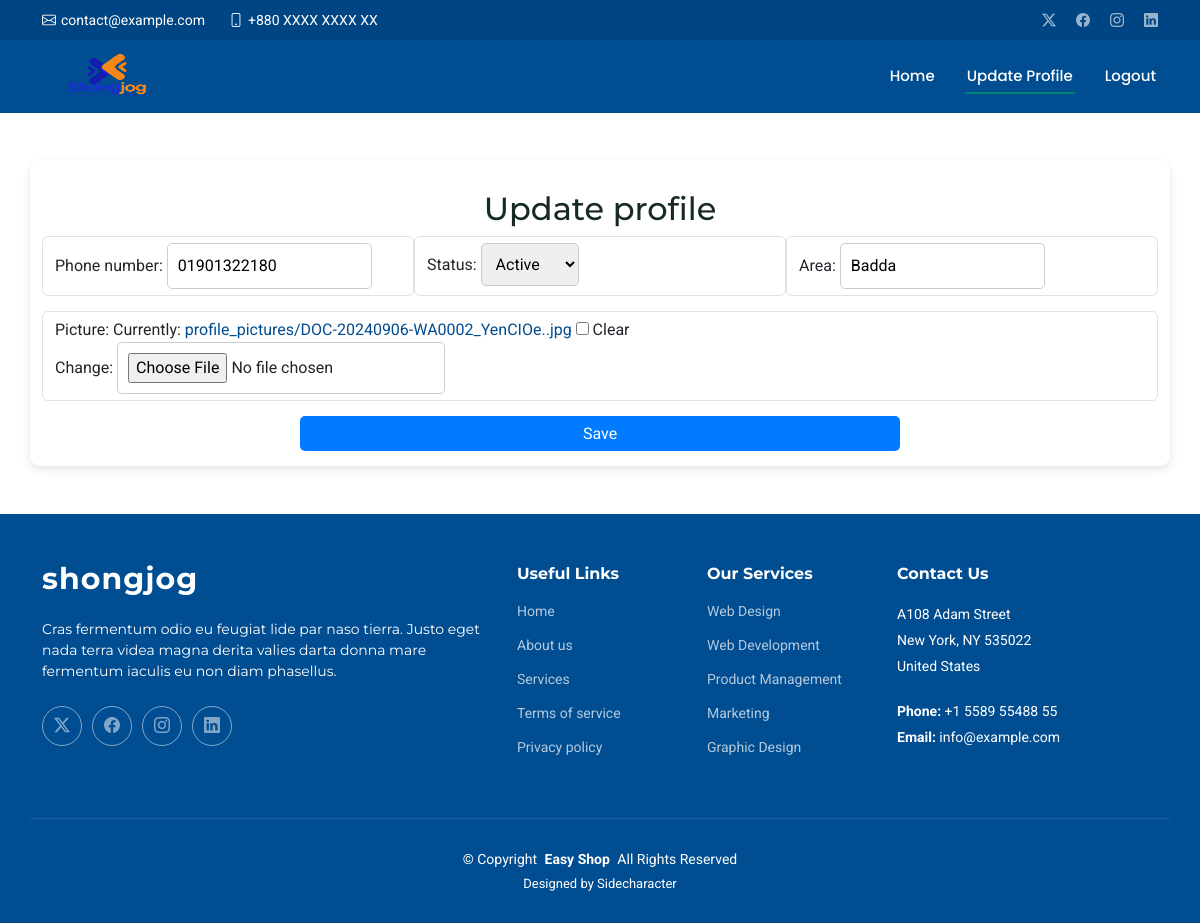
The page /update_profile/ (signed in) on the database as committed earlier.
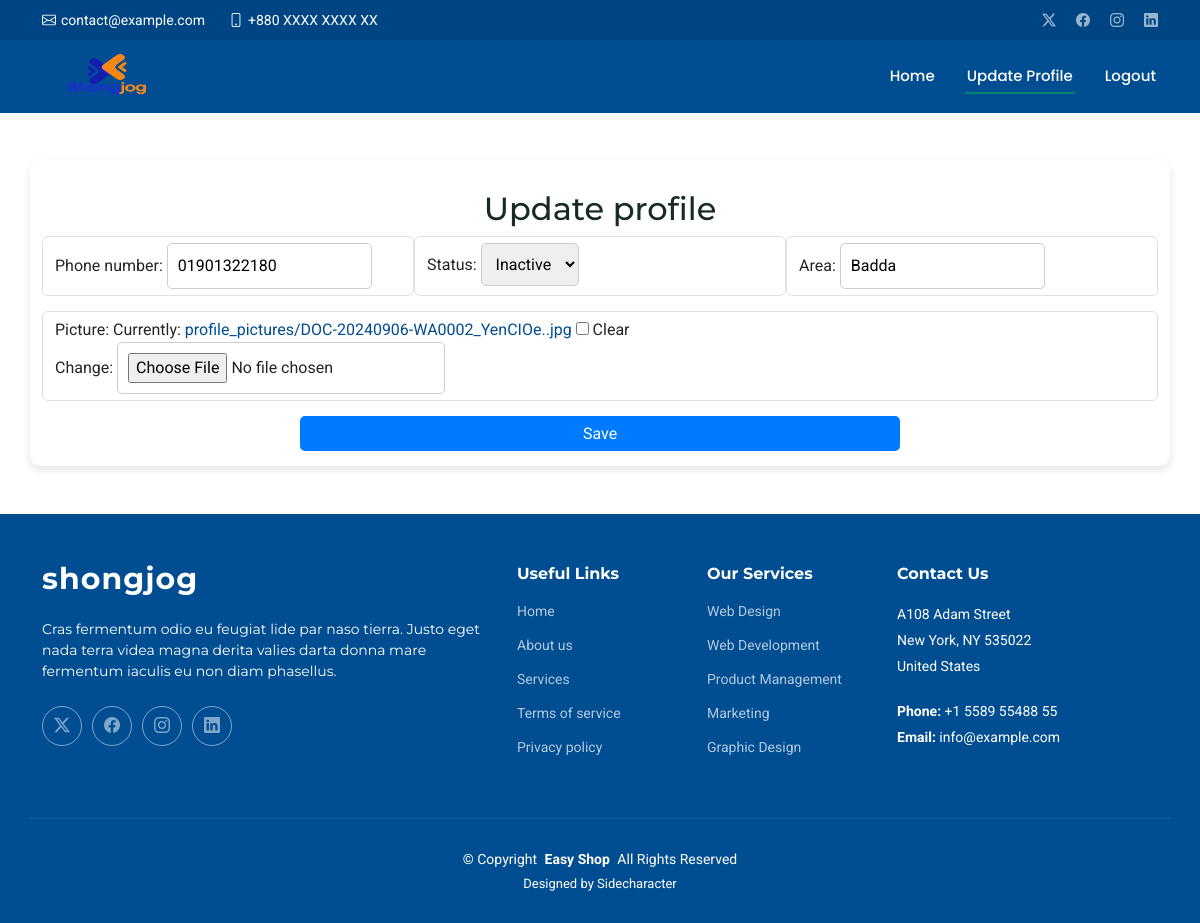
The same page on the database as committed later.
### shongjog/models.py (models this page shows, shortened)
class Registration(models.Model):
    user = models.OneToOneField(User, on_delete=models.CASCADE , blank=True, null=True)  # Linked with Django's User model
    phone_number = models.CharField(max_length=15)
    status = models.CharField(max_length=8, choices=[('active', 'Active'), ('inactive', 'Inactive')], default='active')
    occupation = models.CharField(max_length=100)
    area = models.CharField(max_length=100 , blank=True, null=True)
    picture = models.ImageField(upload_to='profile_pictures/', blank=True, null=True)

### shongjog/views.py (the view)
# urls.py: path('update_profile/', views.update_profile, name='update_profile'),
def update_profile(request):
    if request.method == 'POST':
        form = UpdateRegistrationForm(request.POST, request.FILES, instance=request.user.registration)
        if form.is_valid():
            form.save()
            return redirect('/profile')
    else:
        form = UpdateRegistrationForm(instance=request.user.registration)
    return render(request, 'update_profile.html', {'form': form})

### shongjog/forms.py
class UpdateRegistrationForm(forms.ModelForm):
    class Meta:
        model = Registration
        fields = ['phone_number', 'status',  'area', 'picture' ]

### templates/update_profile.html (shortened to what the changed rows need)
<!DOCTYPE html>
<html lang="en">
  <head>
    <link
      href="/static/assets/vendor/bootstrap/css/bootstrap.min.css"
      rel="stylesheet"
    />
    <link
      href="/static/assets/vendor/bootstrap-icons/bootstrap-icons.css"
      rel="stylesheet"
    />
    <link href="/static/assets/vendor/aos/aos.css" rel="stylesheet" />
    <link
      href="/static/assets/vendor/glightbox/css/glightbox.min.css"
      rel="stylesheet"
    />
    <link
      href="/static/assets/vendor/swiper/swiper-bundle.min.css"
      rel="stylesheet"
    />
    <link href="/static/assets/css/main.css" rel="stylesheet" />
  </head>
  <body class="index-page"></body>
    <header id="header" class="header fixed-top">
      <div class="branding d-flex align-items-cente">
        <div
          class="container position-relative d-flex align-items-center justify-content-between"
        >
          <a href="/" class="logo d-flex align-items-center">
            <h1 class="sitename">
              <img src="/static/assets/img/logo.png" alt="" />
            </h1>
          </a>
        </div>
      </div>
    </header>
    <main class="main">
        <div class="form-container container mb-5">
                    <h2>Update profile</h2>
                  <form method="POST" enctype="multipart/form-data" style = "height : 200px;">
                        <div class="flex-row">
                            <div class="form-control">
                                {{ form.phone_number.label_tag }}
                                {{ form.phone_number }}
                            </div>
                            <div class="form-control">
                              {{ form.status.label_tag }}
                              {{ form.status }}
                          </div>
                          <div class="form-control">
                              {{ form.area.label_tag }}
                              {{ form.area }}
                           </div>
                        </div>
                        <div class="form-control ckbox" >
                             {{ form.picture.label_tag }}
                             {{ form.picture }}
                         </div>
                </form>
            </div>
    </main>
  </body>
</html>

Rows that differ between the two databases and show on the page:
changed Registration "Badda": status "Active" → "Inactive"
